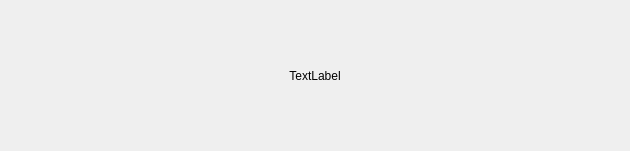
<?xml version="1.0" encoding="UTF-8"?>
<ui version="4.0">
 <class>TNOtherMessageBrowser</class>
 <widget class="QWidget" name="TNOtherMessageBrowser">
  <property name="geometry">
   <rect>
    <x>0</x>
    <y>0</y>
    <width>630</width>
    <height>151</height>
   </rect>
  </property>
  <property name="minimumSize">
   <size>
    <width>0</width>
    <height>0</height>
   </size>
  </property>
  <property name="maximumSize">
   <size>
    <width>630</width>
    <height>16777215</height>
   </size>
  </property>
  <property name="windowTitle">
   <string>TNOtherMessageBrowser</string>
  </property>
  <layout class="QVBoxLayout" name="verticalLayout">
   <property name="spacing">
    <number>0</number>
   </property>
   <property name="leftMargin">
    <number>0</number>
   </property>
   <property name="topMargin">
    <number>0</number>
   </property>
   <property name="rightMargin">
    <number>0</number>
   </property>
   <property name="bottomMargin">
    <number>0</number>
   </property>
   <item>
    <spacer name="verticalSpacer_2">
     <property name="orientation">
      <enum>Qt::Vertical</enum>
     </property>
     <property name="sizeHint" stdset="0">
      <size>
       <width>20</width>
       <height>64</height>
      </size>
     </property>
    </spacer>
   </item>
   <item>
    <layout class="QHBoxLayout" name="horizontalLayout">
     <property name="spacing">
      <number>0</number>
     </property>
     <property name="leftMargin">
      <number>15</number>
     </property>
     <property name="rightMargin">
      <number>15</number>
     </property>
     <item>
      <spacer name="horizontalSpacer">
       <property name="orientation">
        <enum>Qt::Horizontal</enum>
       </property>
       <property name="sizeHint" stdset="0">
        <size>
         <width>142</width>
         <height>15</height>
        </size>
       </property>
      </spacer>
     </item>
     <item>
      <widget class="QLabel" name="label_othermessage_notify">
       <property name="minimumSize">
        <size>
         <width>0</width>
         <height>0</height>
        </size>
       </property>
       <property name="text">
        <string>TextLabel</string>
       </property>
       <property name="alignment">
        <set>Qt::AlignCenter</set>
       </property>
      </widget>
     </item>
     <item>
      <spacer name="horizontalSpacer_2">
       <property name="orientation">
        <enum>Qt::Horizontal</enum>
       </property>
       <property name="sizeHint" stdset="0">
        <size>
         <width>142</width>
         <height>15</height>
        </size>
       </property>
      </spacer>
     </item>
    </layout>
   </item>
   <item>
    <spacer name="verticalSpacer">
     <property name="orientation">
      <enum>Qt::Vertical</enum>
     </property>
     <property name="sizeHint" stdset="0">
      <size>
       <width>20</width>
       <height>64</height>
      </size>
     </property>
    </spacer>
   </item>
  </layout>
 </widget>
 <layoutdefault spacing="6" margin="11"/>
 <resources/>
 <connections/>
</ui>
